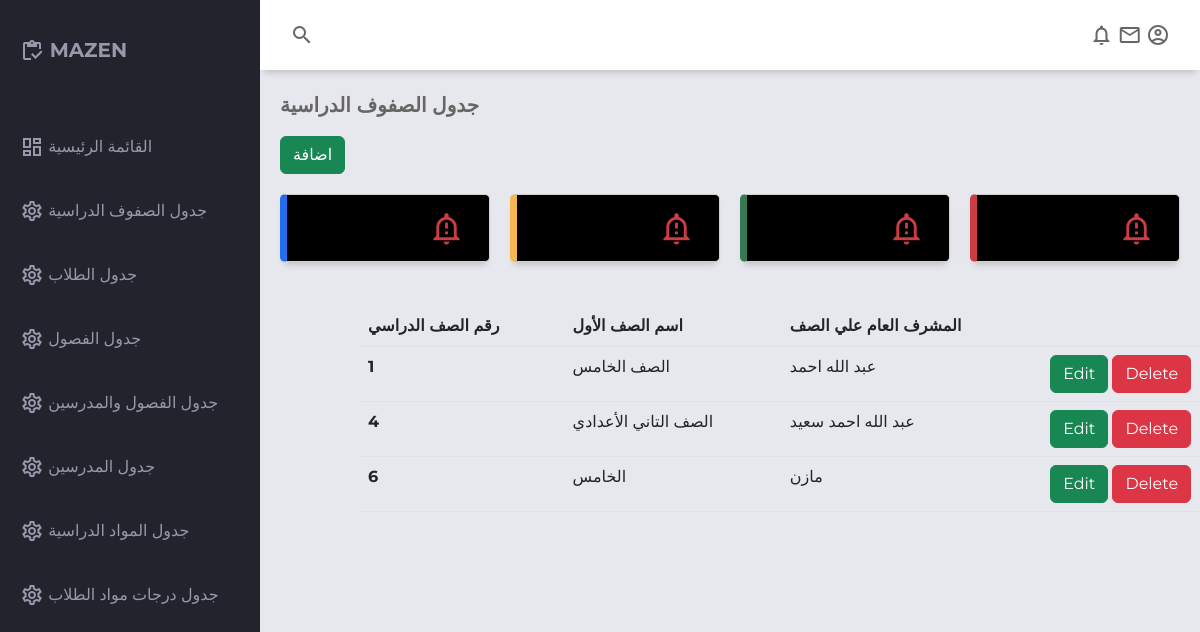
/admin/dashboard1.php, run on the app's committed database.
### tables this page shows
CREATE TABLE `gadwaalsfoof2ldrasa` (
  `id` int(11) NOT NULL,
  `name` varchar(200) NOT NULL,
  `human` varchar(200) NOT NULL
);

### admin/dashboard1.php (the view, shortened to what this page needs)
<!DOCTYPE html>
<html lang="en">
  <head>
    <link href="https://cdn.jsdelivr.net/npm/bootstrap@5.2.3/dist/css/bootstrap.min.css" rel="stylesheet">
    <link rel="stylesheet" href="css/styles.css">
  </head>
  <body>
    <div class="grid-container">
      <header class="header">
        <div class="header-left">
          <span class="material-icons-outlined">search</span>
        </div>
        <div class="header-right">
          <span class="material-icons-outlined">notifications</span>
          <span class="material-icons-outlined">email</span>
          <span class="material-icons-outlined">account_circle</span>
        </div>
      </header>
      <aside id="sidebar">
        <div class="sidebar-title">
          <div class="sidebar-brand">
            <span class="material-icons-outlined">inventory</span> MAZEN
          </div>
        </div>
                <ul class="sidebar-list">
          <li class="sidebar-list-item">
            <a href="dashboard.php">
              <span class="material-icons-outlined">dashboard</span> القائمة الرئيسية
            </a>
          </li>
          <li class="sidebar-list-item">
            <a href="dashboard1.php">
              <span class="material-icons-outlined">settings</span> جدول الصفوف الدراسية
            </a>
          </li>
          <li class="sidebar-list-item">
            <a href="dashboard2.php">
              <span class="material-icons-outlined">settings</span> جدول الطلاب
            </a>
          </li>
          <li class="sidebar-list-item">
            <a href="dashboard3.php">
              <span class="material-icons-outlined">settings</span> جدول الفصول
            </a>
          </li>
          <li class="sidebar-list-item">
            <a href="dashboard4.php">
              <span class="material-icons-outlined">settings</span> جدول الفصول والمدرسين
            </a>
          </li>
          <li class="sidebar-list-item">
            <a href="dashboard5.php">
              <span class="material-icons-outlined">settings</span> جدول المدرسين
            </a>
          </li>
          <li class="sidebar-list-item">
            <a href="dashboard6.php">
              <span class="material-icons-outlined">settings</span> جدول المواد الدراسية
            </a>
          </li>
			<li class="sidebar-list-item">
            <a href="dashboard7.php">
              <span class="material-icons-outlined">settings</span> جدول درجات مواد الطلاب
            </a>
        </ul>
      </aside>
      <main class="main-container">
        <div class="main-title">
          <p class="font-weight-bold">جدول الصفوف الدراسية</p>
        </div>
<a class='btn btn-success' href='create.php'>اضافة</a>
        <div class="main-cards">
          <div class="card">
            <div class="card-inner">
              <span class="material-icons-outlined text-red">notification_important</span>
            </div>
          </div>
          <div class="card">
            <div class="card-inner">
              <span class="material-icons-outlined text-red">notification_important</span>
            </div>
          </div>
          <div class="card">
            <div class="card-inner">
              <span class="material-icons-outlined text-red">notification_important</span>
            </div>
          </div>
          <div class="card">
            <div class="card-inner">
              <span class="material-icons-outlined text-red">notification_important</span>
            </div>
          </div>
        </div>
        <div class="table">
  <table class="table" style="margin-left: 80px;">
  <thead>
    <tr>
      <th>رقم الصف الدراسي</th>
      <th>اسم الصف الأول</th> <br>
      <th>المشرف العام علي الصف</th>
    </tr>
  </thead>
  <tbody>
    <?php
    include "connection.php";
    $sql= "select * from gadwaalsfoof2ldrasa";
    $result = $conn->query($sql);
    while($row=$result->fetch_assoc()){
    echo "
    <tr>
      <th>$row[id]</th>
      <td>$row[name]</td>
      <td>$row[human]</td>
      <td>
      <a class='btn btn-success' href='update.php?id=$row[id]'>Edit</a>
      <a class='btn btn-danger' href='delete.php?id=$row[id]'>Delete </a>
      </td>
    </tr>
    ";
    }
    ?>
  </tbody>
</table>
          </div>
        </div>
  </body>
</html>

### admin/css/styles.css (style rules this page uses)
body { margin: 0; padding: 0; box-sizing: border-box; background-color: #e6e8ed; color: #666666; font-family: "Montserrat", sans-serif; }
.material-icons-outlined { vertical-align: middle; line-height: 1px; }
.text-red { color: #cc3c43; }
.font-weight-bold { font-weight: 600; }
.grid-container { display: grid; grid-template-columns: 260px 1fr 1fr 1fr; grid-template-rows: 0.2fr 3fr; grid-template-areas: "sidebar header header header" "sidebar main main main"; height: 100vh; }
.header { grid-area: header; height: 70px; background-color: #ffffff; display: flex; align-items: center; justify-content: space-between; padding: 0 30px 0 30px; box-shadow: 0 6px 7px -4px rgba(0, 0, 0, 0.2); }
#sidebar { grid-area: sidebar; height: 100%; background-color: #21232d; color: #9799ab; overflow-y: auto; transition: all 0.5s; -webkit-transition: all 0.5s; }
.sidebar-title { display: flex; justify-content: space-between; align-items: center; padding: 20px 20px 20px 20px; margin-bottom: 30px; }
.sidebar-brand { margin-top: 15px; font-size: 20px; font-weight: 700; }
.sidebar-list { padding: 0; margin-top: 15px; list-style-type: none; }
.sidebar-list-item { padding: 20px 20px 20px 20px; }
.sidebar-list-item > a { text-decoration: none; color: #9799ab; }
.main-container { grid-area: main; overflow-y: auto; padding: 20px 20px; }
.main-title { display: flex; justify-content: space-between; }
.main-title > p { font-size: 20px; }
.main-cards { display: grid; grid-template-columns: 1fr 1fr 1fr 1fr; gap: 20px; margin: 20px 0; }
.card { display: flex; flex-direction: column; justify-content: space-around; padding: 25px; background-color: black; box-sizing: border-box; border: 1px solid #d2d2d3; border-radius: 5px; box-shadow: 0 6px 7px -4px rgba(0, 0, 0, 0.2); }
.card:first-child { border-left: 7px solid #246dec; }
.card:nth-child(2) { border-left: 7px solid #f5b74f; }
.card:nth-child(3) { border-left: 7px solid #367952; }
.card:nth-child(4) { border-left: 7px solid #cc3c43; }
.card-inner { display: flex; align-items: center; justify-content: space-between; }
.card-inner > span { font-size: 35px; }

### data on the page
gadwaalsfoof2ldrasa: id "1", name "الصف الخامس", human "عبد الله احمد"
gadwaalsfoof2ldrasa: id "4", name "الصف التاني الأعدادي", human "عبد الله احمد سعيد"
gadwaalsfoof2ldrasa: id "6", name "الخامس", human "مازن"
